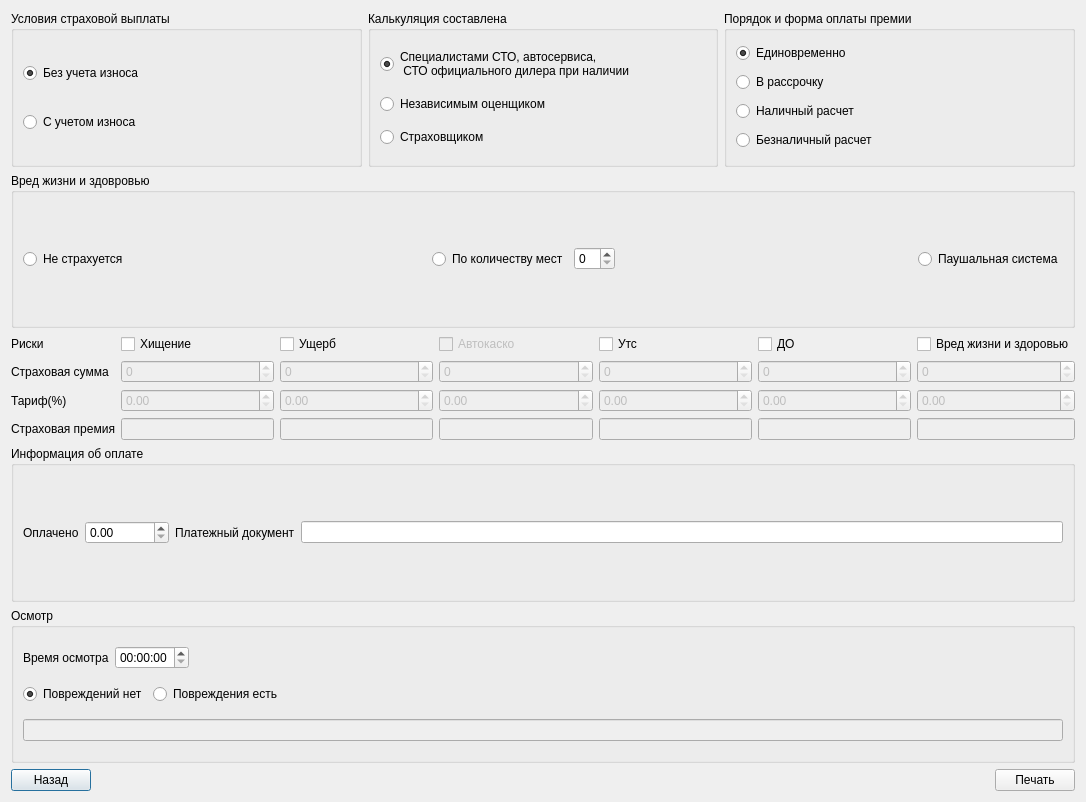
<?xml version="1.0" encoding="UTF-8"?>
<ui version="4.0">
 <class>CascoSummaryDialog</class>
 <widget class="QDialog" name="CascoSummaryDialog">
  <property name="geometry">
   <rect>
    <x>0</x>
    <y>0</y>
    <width>1086</width>
    <height>802</height>
   </rect>
  </property>
  <property name="windowTitle">
   <string>Dialog</string>
  </property>
  <layout class="QHBoxLayout" name="horizontalLayout_13">
   <item>
    <layout class="QVBoxLayout" name="verticalLayout_5">
     <item>
      <layout class="QHBoxLayout" name="horizontalLayout_3">
       <item>
        <widget class="QGroupBox" name="groupBox">
         <property name="title">
          <string>Условия страховой выплаты</string>
         </property>
         <layout class="QHBoxLayout" name="horizontalLayout">
          <item>
           <layout class="QVBoxLayout" name="verticalLayout">
            <item>
             <widget class="QRadioButton" name="withoutAmort">
              <property name="text">
               <string>Без учета износа</string>
              </property>
              <property name="checked">
               <bool>true</bool>
              </property>
             </widget>
            </item>
            <item>
             <widget class="QRadioButton" name="withAmort">
              <property name="text">
               <string>С учетом износа</string>
              </property>
             </widget>
            </item>
           </layout>
          </item>
         </layout>
        </widget>
       </item>
       <item>
        <widget class="QGroupBox" name="groupBox_2">
         <property name="title">
          <string>Калькуляция составлена</string>
         </property>
         <layout class="QHBoxLayout" name="horizontalLayout_2">
          <item>
           <layout class="QVBoxLayout" name="verticalLayout_2">
            <item>
             <widget class="QRadioButton" name="calculateBySto">
              <property name="text">
               <string>Специалистами СТО, автосервиса,
 СТО официального дилера при наличии</string>
              </property>
              <property name="checked">
               <bool>true</bool>
              </property>
             </widget>
            </item>
            <item>
             <widget class="QRadioButton" name="calculateByIndependet">
              <property name="text">
               <string>Независимым оценщиком</string>
              </property>
             </widget>
            </item>
            <item>
             <widget class="QRadioButton" name="calculateByIns">
              <property name="text">
               <string>Страховщиком</string>
              </property>
             </widget>
            </item>
           </layout>
          </item>
         </layout>
        </widget>
       </item>
       <item>
        <widget class="QGroupBox" name="groupBox_3">
         <property name="title">
          <string>Порядок и форма оплаты премии</string>
         </property>
         <layout class="QHBoxLayout" name="horizontalLayout_4">
          <item>
           <layout class="QVBoxLayout" name="verticalLayout_3">
            <item>
             <widget class="QRadioButton" name="onePayment">
              <property name="text">
               <string>Единовременно</string>
              </property>
              <property name="checked">
               <bool>true</bool>
              </property>
              <property name="autoRepeat">
               <bool>false</bool>
              </property>
             </widget>
            </item>
            <item>
             <widget class="QRadioButton" name="morePayments">
              <property name="text">
               <string>В рассрочку</string>
              </property>
             </widget>
            </item>
            <item>
             <widget class="QRadioButton" name="cashPayment">
              <property name="text">
               <string>Наличный расчет</string>
              </property>
              <property name="checked">
               <bool>false</bool>
              </property>
             </widget>
            </item>
            <item>
             <widget class="QRadioButton" name="bankPayment">
              <property name="text">
               <string>Безналичный расчет</string>
              </property>
             </widget>
            </item>
           </layout>
          </item>
         </layout>
        </widget>
       </item>
      </layout>
     </item>
     <item>
      <widget class="QGroupBox" name="groupBox_4">
       <property name="title">
        <string>Вред жизни и здовровью</string>
       </property>
       <layout class="QHBoxLayout" name="horizontalLayout_7">
        <item>
         <layout class="QHBoxLayout" name="horizontalLayout_6">
          <item>
           <widget class="QRadioButton" name="lifeInsNone">
            <property name="text">
             <string>Не страхуется</string>
            </property>
           </widget>
          </item>
          <item>
           <spacer name="horizontalSpacer_3">
            <property name="orientation">
             <enum>Qt::Horizontal</enum>
            </property>
            <property name="sizeHint" stdset="0">
             <size>
              <width>40</width>
              <height>20</height>
             </size>
            </property>
           </spacer>
          </item>
          <item>
           <widget class="QRadioButton" name="lifeInsByCount">
            <property name="text">
             <string>По количеству мест</string>
            </property>
           </widget>
          </item>
          <item>
           <widget class="QSpinBox" name="seatsCount"/>
          </item>
          <item>
           <spacer name="horizontalSpacer_2">
            <property name="orientation">
             <enum>Qt::Horizontal</enum>
            </property>
            <property name="sizeHint" stdset="0">
             <size>
              <width>40</width>
              <height>20</height>
             </size>
            </property>
           </spacer>
          </item>
          <item>
           <widget class="QRadioButton" name="lifeInsFull">
            <property name="text">
             <string>Паушальная система</string>
            </property>
           </widget>
          </item>
         </layout>
        </item>
       </layout>
      </widget>
     </item>
     <item>
      <layout class="QGridLayout" name="gridLayout">
       <item row="0" column="0">
        <widget class="QLabel" name="label">
         <property name="text">
          <string>Риски</string>
         </property>
        </widget>
       </item>
       <item row="0" column="1">
        <widget class="QCheckBox" name="theft">
         <property name="text">
          <string>Хищение</string>
         </property>
        </widget>
       </item>
       <item row="0" column="2">
        <widget class="QCheckBox" name="damadge">
         <property name="text">
          <string>Ущерб</string>
         </property>
        </widget>
       </item>
       <item row="0" column="3">
        <widget class="QCheckBox" name="casco">
         <property name="enabled">
          <bool>false</bool>
         </property>
         <property name="text">
          <string>Автокаско</string>
         </property>
        </widget>
       </item>
       <item row="0" column="4">
        <widget class="QCheckBox" name="uts">
         <property name="text">
          <string>Утс</string>
         </property>
        </widget>
       </item>
       <item row="0" column="5">
        <widget class="QCheckBox" name="additionalEquip">
         <property name="text">
          <string>ДО</string>
         </property>
        </widget>
       </item>
       <item row="0" column="6">
        <widget class="QCheckBox" name="life">
         <property name="text">
          <string>Вред жизни и здоровью</string>
         </property>
        </widget>
       </item>
       <item row="1" column="0">
        <widget class="QLabel" name="label_2">
         <property name="text">
          <string>Страховая сумма</string>
         </property>
        </widget>
       </item>
       <item row="1" column="1">
        <widget class="QSpinBox" name="theftSum">
         <property name="enabled">
          <bool>false</bool>
         </property>
         <property name="maximum">
          <number>10000000</number>
         </property>
        </widget>
       </item>
       <item row="1" column="2">
        <widget class="QSpinBox" name="damadgeSum">
         <property name="enabled">
          <bool>false</bool>
         </property>
         <property name="maximum">
          <number>10000000</number>
         </property>
        </widget>
       </item>
       <item row="1" column="3">
        <widget class="QSpinBox" name="cascoSum">
         <property name="enabled">
          <bool>false</bool>
         </property>
         <property name="maximum">
          <number>10000000</number>
         </property>
        </widget>
       </item>
       <item row="1" column="4">
        <widget class="QSpinBox" name="utsSum">
         <property name="enabled">
          <bool>false</bool>
         </property>
         <property name="maximum">
          <number>10000000</number>
         </property>
        </widget>
       </item>
       <item row="1" column="5">
        <widget class="QSpinBox" name="additionalEqSum">
         <property name="enabled">
          <bool>false</bool>
         </property>
         <property name="maximum">
          <number>10000000</number>
         </property>
        </widget>
       </item>
       <item row="1" column="6">
        <widget class="QSpinBox" name="lifeSum">
         <property name="enabled">
          <bool>false</bool>
         </property>
         <property name="maximum">
          <number>10000000</number>
         </property>
        </widget>
       </item>
       <item row="2" column="0">
        <widget class="QLabel" name="label_4">
         <property name="text">
          <string>Тариф(%)</string>
         </property>
        </widget>
       </item>
       <item row="3" column="0">
        <widget class="QLabel" name="label_3">
         <property name="text">
          <string>Страховая премия</string>
         </property>
        </widget>
       </item>
       <item row="3" column="1">
        <widget class="QLineEdit" name="theftPrem">
         <property name="enabled">
          <bool>false</bool>
         </property>
        </widget>
       </item>
       <item row="3" column="2">
        <widget class="QLineEdit" name="damadgePrem">
         <property name="enabled">
          <bool>false</bool>
         </property>
        </widget>
       </item>
       <item row="3" column="3">
        <widget class="QLineEdit" name="cascoPrem">
         <property name="enabled">
          <bool>false</bool>
         </property>
        </widget>
       </item>
       <item row="3" column="4">
        <widget class="QLineEdit" name="utsPrem">
         <property name="enabled">
          <bool>false</bool>
         </property>
        </widget>
       </item>
       <item row="3" column="5">
        <widget class="QLineEdit" name="additionalEqPrem">
         <property name="enabled">
          <bool>false</bool>
         </property>
        </widget>
       </item>
       <item row="3" column="6">
        <widget class="QLineEdit" name="lifePrem">
         <property name="enabled">
          <bool>false</bool>
         </property>
        </widget>
       </item>
       <item row="2" column="2">
        <widget class="QDoubleSpinBox" name="damadgeTarif">
         <property name="enabled">
          <bool>false</bool>
         </property>
         <property name="maximum">
          <double>100.000000000000000</double>
         </property>
        </widget>
       </item>
       <item row="2" column="1">
        <widget class="QDoubleSpinBox" name="theftTarif">
         <property name="enabled">
          <bool>false</bool>
         </property>
         <property name="maximum">
          <double>100.000000000000000</double>
         </property>
        </widget>
       </item>
       <item row="2" column="3">
        <widget class="QDoubleSpinBox" name="cascoTarif">
         <property name="enabled">
          <bool>false</bool>
         </property>
         <property name="maximum">
          <double>100.000000000000000</double>
         </property>
        </widget>
       </item>
       <item row="2" column="4">
        <widget class="QDoubleSpinBox" name="utsTarif">
         <property name="enabled">
          <bool>false</bool>
         </property>
         <property name="maximum">
          <double>100.000000000000000</double>
         </property>
        </widget>
       </item>
       <item row="2" column="5">
        <widget class="QDoubleSpinBox" name="additionalEqTarif">
         <property name="enabled">
          <bool>false</bool>
         </property>
         <property name="maximum">
          <double>100.000000000000000</double>
         </property>
        </widget>
       </item>
       <item row="2" column="6">
        <widget class="QDoubleSpinBox" name="lifeTarif">
         <property name="enabled">
          <bool>false</bool>
         </property>
         <property name="maximum">
          <double>100.000000000000000</double>
         </property>
        </widget>
       </item>
      </layout>
     </item>
     <item>
      <widget class="QGroupBox" name="groupBox_5">
       <property name="title">
        <string>Информация об оплате</string>
       </property>
       <layout class="QHBoxLayout" name="horizontalLayout_9">
        <item>
         <layout class="QHBoxLayout" name="horizontalLayout_8">
          <item>
           <widget class="QLabel" name="label_5">
            <property name="text">
             <string>Оплачено</string>
            </property>
           </widget>
          </item>
          <item>
           <widget class="QDoubleSpinBox" name="cashSums">
            <property name="maximum">
             <double>1000000.000000000000000</double>
            </property>
           </widget>
          </item>
          <item>
           <widget class="QLabel" name="label_6">
            <property name="text">
             <string>Платежный документ</string>
            </property>
           </widget>
          </item>
          <item>
           <widget class="QLineEdit" name="paymentDoc"/>
          </item>
         </layout>
        </item>
       </layout>
      </widget>
     </item>
     <item>
      <widget class="QGroupBox" name="groupBox_6">
       <property name="title">
        <string>Осмотр</string>
       </property>
       <layout class="QHBoxLayout" name="horizontalLayout_12">
        <item>
         <layout class="QVBoxLayout" name="verticalLayout_4">
          <item>
           <layout class="QHBoxLayout" name="horizontalLayout_10">
            <item>
             <widget class="QLabel" name="label_7">
              <property name="text">
               <string>Время осмотра</string>
              </property>
             </widget>
            </item>
            <item>
             <widget class="QTimeEdit" name="lookTime"/>
            </item>
            <item>
             <spacer name="horizontalSpacer_4">
              <property name="orientation">
               <enum>Qt::Horizontal</enum>
              </property>
              <property name="sizeHint" stdset="0">
               <size>
                <width>40</width>
                <height>20</height>
               </size>
              </property>
             </spacer>
            </item>
           </layout>
          </item>
          <item>
           <layout class="QHBoxLayout" name="horizontalLayout_11">
            <item>
             <widget class="QRadioButton" name="noDamadge">
              <property name="text">
               <string>Повреждений нет</string>
              </property>
              <property name="checked">
               <bool>true</bool>
              </property>
             </widget>
            </item>
            <item>
             <widget class="QRadioButton" name="hasDamadge">
              <property name="text">
               <string>Повреждения есть</string>
              </property>
             </widget>
            </item>
            <item>
             <spacer name="horizontalSpacer_5">
              <property name="orientation">
               <enum>Qt::Horizontal</enum>
              </property>
              <property name="sizeHint" stdset="0">
               <size>
                <width>40</width>
                <height>20</height>
               </size>
              </property>
             </spacer>
            </item>
           </layout>
          </item>
          <item>
           <widget class="QLineEdit" name="damadgeDescription">
            <property name="enabled">
             <bool>false</bool>
            </property>
           </widget>
          </item>
         </layout>
        </item>
       </layout>
      </widget>
     </item>
     <item>
      <layout class="QHBoxLayout" name="horizontalLayout_5">
       <item>
        <widget class="QPushButton" name="prevButton">
         <property name="text">
          <string>Назад</string>
         </property>
        </widget>
       </item>
       <item>
        <spacer name="horizontalSpacer">
         <property name="orientation">
          <enum>Qt::Horizontal</enum>
         </property>
         <property name="sizeHint" stdset="0">
          <size>
           <width>578</width>
           <height>20</height>
          </size>
         </property>
        </spacer>
       </item>
       <item>
        <widget class="QPushButton" name="printButton">
         <property name="text">
          <string>Печать</string>
         </property>
        </widget>
       </item>
      </layout>
     </item>
    </layout>
   </item>
  </layout>
 </widget>
 <resources/>
 <connections/>
</ui>
